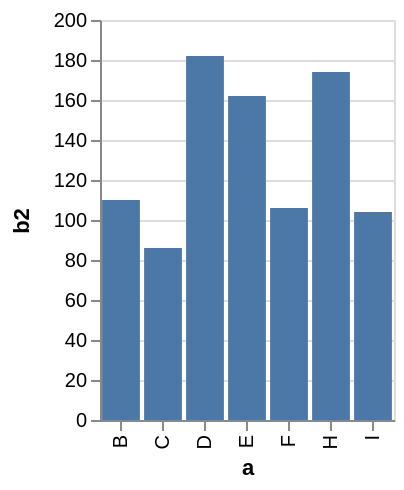

Express this chart as Vega-Lite.
### Vega specification from a JSON file in a GitHub repository (floating-point values rounded to 4 significant figures)
{"$schema": "https://vega.github.io/schema/vega/v3.0.json", "description": "A simple bar chart with embedded data that uses a filter and calculate.", "autosize": "pad", "padding": 5, "height": 200, "style": "cell", "data": [{"name": "source_0", "values": [{"a": "A", "b": 28}, {"a": "B", "b": 55}, {"a": "C", "b": 43}, {"a": "G", "b": 19}, {"a": "H", "b": 87}, {"a": "I", "b": 52}, {"a": "D", "b": 91}, {"a": "E", "b": 81}, {"a": "F", "b": 53}]}, {"name": "data_0", "source": "source_0", "transform": [{"type": "formula", "expr": "2*datum.b", "as": "b2"}, {"type": "filter", "expr": "datum.b2 > 60"}, {"type": "filter", "expr": "datum[\"b2\"] !== null && !isNaN(datum[\"b2\"])"}]}], "signals": [{"name": "x_step", "value": 21}, {"name": "width", "update": "bandspace(domain('x').length, 0.1, 0.05) * x_step"}], "marks": [{"name": "marks", "type": "rect", "style": ["bar"], "from": {"data": "data_0"}, "encode": {"update": {"x": {"scale": "x", "field": "a"}, "width": {"scale": "x", "band": true}, "y": {"scale": "y", "field": "b2"}, "y2": {"scale": "y", "value": 0}, "fill": {"value": "#4c78a8"}}}}], "scales": [{"name": "x", "type": "band", "domain": {"data": "data_0", "field": "a", "sort": true}, "range": {"step": {"signal": "x_step"}}, "paddingInner": 0.1, "paddingOuter": 0.05}, {"name": "y", "type": "linear", "domain": {"data": "data_0", "field": "b2"}, "range": [{"signal": "height"}, 0], "nice": true, "zero": true}], "axes": [{"scale": "x", "orient": "bottom", "labelOverlap": true, "title": "a", "zindex": 1, "encode": {"labels": {"update": {"angle": {"value": 270}, "align": {"value": "right"}, "baseline": {"value": "middle"}}}}}, {"scale": "y", "orient": "left", "labelOverlap": true, "tickCount": {"signal": "ceil(height/25)"}, "title": "b2", "zindex": 1}, {"scale": "y", "orient": "left", "domain": false, "grid": true, "labels": false, "maxExtent": 0, "minExtent": 0, "tickCount": {"signal": "ceil(height/25)"}, "ticks": false, "zindex": 0, "gridScale": "x"}], "config": {"axisY": {"minExtent": 30}}}
